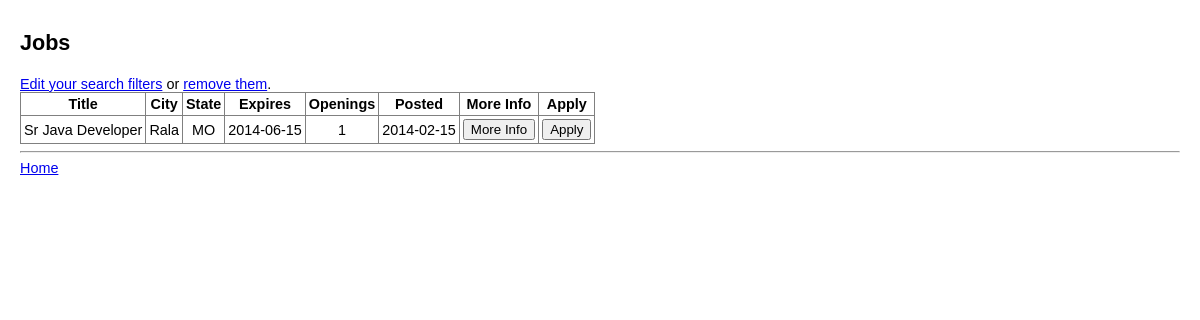
The page /web/jobs.php?state=MO (signed in) on the database its author committed.
### tables this page shows
create table jobs
(
job_id int not null auto_increment,
title varchar(255) not null,
tags varchar(255) not null,
description text not null,
city varchar(255) not null,
state char(2) not null,
expiration date not null,
openings int(3) not null,
posted date not null,
primary key (job_id)
);

### web/jobs.php (the view, shortened to what this page needs)
<!doctype html>
<html>
<link rel="stylesheet" type="text/css" href="resources/style.css">
</head>
<body>
<div id='page_title'>
Jobs
</div>
<div id='content'>
<a href='search_jobs.php'>Edit your search filters</a> or <a href='jobs.php'>remove them</a>.
<?php
include 'resources/db_connect.php';
if (isset($_GET['state'])) {
  $state = $_GET['state'];
  $sql = "select * from jobs where state = '$state'";
} elseif (isset($_GET['city'])) {
  $city = $_GET['city'];
  $sql = "select * from jobs where city = '$city'";
} else {
  $sql = "select * from jobs";
}
$result = mysqli_query($con,$sql);
if ($result->num_rows == 0) {
  echo "Sorry, no jobs currently listed. Check back soon!";
} else {
  echo "<table border='1' cellpadding='3'><th>Title</th><th>City</th><th>State</th><th>Expires</th><th>Openings</th><th>Posted</th><th>More Info</th><th>Apply</th>";
  while($row = mysqli_fetch_array($result)) {
    $job_id = $row['job_id'];
    $title = $row['title'];
    $description = $row['description'];
    $city = $row['city'];
    $state = $row['state'];
    $expiration = $row['expiration'];
    $openings = $row['openings'];
    $posted = $row['posted'];
    echo "<tr>";
    echo "<td>$title</td>";
    echo "<td>$city</td>";
    echo "<td>$state</td>";
    echo "<td>$expiration</td>";
    echo "<td>$openings</td>";
    echo "<td>$posted</td>";
    echo "<td><button onclick='alert(".'"'.$description.'"'.")'>More Info</button></td>";
    echo "<td><button onclick='window.location.assign(".'"apply_to.php?job_id='.$job_id.'"'.")'>Apply</button></td>";
    echo "</tr>";
  }
  echo "</table>";
}
?>
<hr>
<a href='home.php'>Home</a><br>
</div>
</body>
</html>

### web/resources/style.css (style rules this page uses)
body { width: auto; margin: 0 auto; font-family: arial; font-size: .9em; padding-left: 20px; padding-right: 20px; }
#page_title { font-size: 150%; font-weight: bold; margin-top: 30px; margin-bottom: 20px; }
#content { margin-top: 10px; }
table { border-collapse:collapse; text-align:center; }

### rows shown on the page
jobs: title "Sr Java Developer", city "Rala", state "MO", expiration "2014-06-15", openings "1", posted "2014-02-15"
